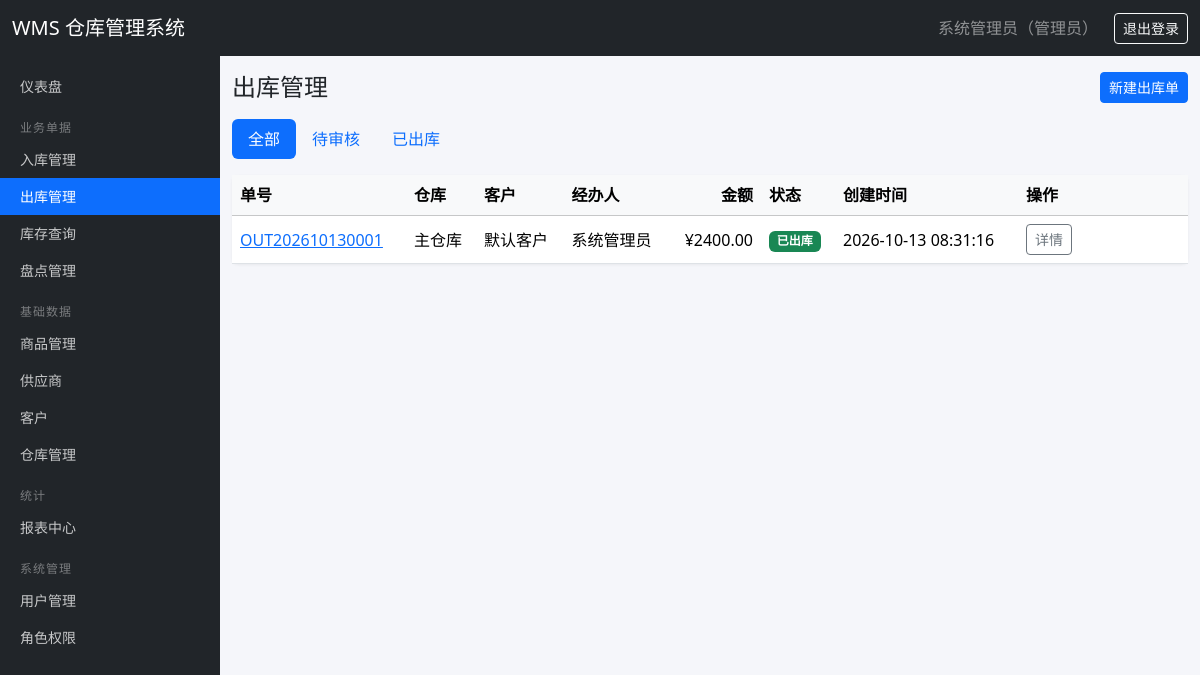
Screenshot of /stock-out/ (signed in) with the database file from the repository.
### tables this page shows
CREATE TABLE users (
    id INTEGER PRIMARY KEY AUTOINCREMENT,
    username TEXT UNIQUE NOT NULL,
    password_hash TEXT NOT NULL,
    real_name TEXT DEFAULT '',
    email TEXT DEFAULT '',
    phone TEXT DEFAULT '',
    is_active INTEGER DEFAULT 1,
    created_at TEXT DEFAULT (datetime('now', 'localtime'))
);

CREATE TABLE roles (
    id INTEGER PRIMARY KEY AUTOINCREMENT,
    name TEXT UNIQUE NOT NULL,
    description TEXT DEFAULT '',
    created_at TEXT DEFAULT (datetime('now', 'localtime'))
);

CREATE TABLE stock_out (
    id INTEGER PRIMARY KEY AUTOINCREMENT,
    code TEXT UNIQUE NOT NULL,
    warehouse_id INTEGER NOT NULL REFERENCES warehouses(id),
    customer_id INTEGER REFERENCES customers(id),
    operator_id INTEGER REFERENCES users(id),
    total_amount REAL DEFAULT 0,
    status TEXT DEFAULT 'pending',
    remark TEXT DEFAULT '',
    created_at TEXT DEFAULT (datetime('now', 'localtime'))
);

CREATE TABLE warehouses (
    id INTEGER PRIMARY KEY AUTOINCREMENT,
    name TEXT NOT NULL,
    location TEXT DEFAULT '',
    remark TEXT DEFAULT ''
);

CREATE TABLE customers (
    id INTEGER PRIMARY KEY AUTOINCREMENT,
    name TEXT NOT NULL,
    contact TEXT DEFAULT '',
    phone TEXT DEFAULT '',
    address TEXT DEFAULT '',
    remark TEXT DEFAULT ''
);

### routes/stock_out.py (the view)
@bp.route('/')
@permission_required('stock_out:view')
def index():
    status = request.args.get('status', '')
    sql = '''SELECT o.*, w.name AS warehouse_name, c.name AS customer_name, COALESCE(NULLIF(u.real_name, ''), u.username) AS operator_name
             FROM stock_out o
             LEFT JOIN warehouses w ON w.id = o.warehouse_id
             LEFT JOIN customers c ON c.id = o.customer_id
             LEFT JOIN users u ON u.id = o.operator_id'''
    params = []
    if status in ('pending', 'approved'):
        sql += ' WHERE o.status = ?'
        params.append(status)
    sql += ' ORDER BY o.id DESC'
    orders = get_db().execute(sql, params).fetchall()
    return render_template('stock_out_list.html', orders=orders, status=status)

### auth.py (called while the page is built)
def load_user_permissions(user_id):
    rows = get_db().execute(
        '''SELECT DISTINCT p.code FROM permissions p
           JOIN role_permissions rp ON rp.permission_id = p.id
           JOIN user_roles ur ON ur.role_id = rp.role_id
           WHERE ur.user_id = ?''', (user_id,)).fetchall()
    return {r['code'] for r in rows}

@login_manager.user_loader
def load_user(user_id):
    row = get_db().execute('SELECT * FROM users WHERE id = ?', (user_id,)).fetchone()
    if row is None or not row['is_active']:
        return None
    return User(row, load_user_permissions(row['id']))

def permission_required(code):
    def decorator(view):
        @wraps(view)
        def wrapped(*args, **kwargs):
            if not current_user.is_authenticated:
                return login_manager.unauthorized()
            if not current_user.has_perm(code):
                abort(403)
            return view(*args, **kwargs)
        return wrapped
    return decorator

    @property
    def is_active(self):
        return self._active

    def has_perm(self, code):
        return code in self.permissions

    def role_names(self):
        rows = get_db().execute(
            '''SELECT r.name FROM roles r
               JOIN user_roles ur ON ur.role_id = r.id
               WHERE ur.user_id = ?''', (self.id,)).fetchall()
        return '、'.join(r['name'] for r in rows) or '未分配角色'

### db.py (called while the page is built)
def get_db():
    if 'db' not in g:
        g.db = sqlite3.connect(current_app.config['DATABASE'])
        g.db.row_factory = sqlite3.Row
        g.db.execute('PRAGMA foreign_keys = ON')
    return g.db

### templates/stock_out_list.html (shortened to what this page needs)
{% extends "base.html" %}
{% block content %}
<div class="d-flex justify-content-between align-items-center mb-3">
  <h4 class="mb-0">出库管理</h4>
  {% if current_user.has_perm('stock_out:create') %}
  <a class="btn btn-primary btn-sm" href="{{ url_for('stock_out.create') }}">新建出库单</a>
  {% endif %}
</div>
<ul class="nav nav-pills mb-3">
  <li class="nav-item"><a class="nav-link {{ 'active' if not status }}" href="{{ url_for('stock_out.index') }}">全部</a></li>
  <li class="nav-item"><a class="nav-link {{ 'active' if status == 'pending' }}" href="{{ url_for('stock_out.index', status='pending') }}">待审核</a></li>
  <li class="nav-item"><a class="nav-link {{ 'active' if status == 'approved' }}" href="{{ url_for('stock_out.index', status='approved') }}">已出库</a></li>
</ul>
<div class="card">
  <div class="table-responsive">
    <table class="table table-hover align-middle mb-0">
      <thead class="table-light">
        <tr>
          <th>单号</th><th>仓库</th><th>客户</th><th>经办人</th>
          <th class="text-end">金额</th><th>状态</th><th>创建时间</th><th style="width:170px">操作</th>
        </tr>
      </thead>
      <tbody>
        {% for o in orders %}
        <tr>
          <td><a href="{{ url_for('stock_out.detail', oid=o.id) }}">{{ o.code }}</a></td>
          <td>{{ o.warehouse_name }}</td>
          <td>{{ o.customer_name or '-' }}</td>
          <td>{{ o.operator_name }}</td>
          <td class="text-end">¥{{ '%.2f'|format(o.total_amount) }}</td>
          <td>
            {% if o.status == 'pending' %}<span class="badge text-bg-warning">待审核</span>
            {% else %}<span class="badge text-bg-success">已出库</span>{% endif %}
          </td>
          <td>{{ o.created_at }}</td>
          <td>
            <a class="btn btn-sm btn-outline-secondary" href="{{ url_for('stock_out.detail', oid=o.id) }}">详情</a>
          </td>
        </tr>
        {% else %}
        <tr><td colspan="8" class="text-center text-muted py-4">暂无出库单</td></tr>
        {% endfor %}
      </tbody>
    </table>
  </div>
</div>
{% endblock %}

### templates/base.html (shortened to what this page needs)
<!doctype html>
<html lang="zh-CN">
<head>
  <link href="https://cdn.jsdelivr.net/npm/bootstrap@5.3.3/dist/css/bootstrap.min.css" rel="stylesheet">
  <link rel="stylesheet" href="{{ url_for('static', filename='css/style.css') }}">
</head>
<body>
<nav class="navbar navbar-dark bg-dark fixed-top">
  <div class="container-fluid">
    <a class="navbar-brand" href="{{ url_for('dashboard.index') }}">WMS 仓库管理系统</a>
    <div class="d-flex align-items-center text-white-50">
      {% if current_user.is_authenticated %}
        <span class="me-3">{{ current_user.real_name or current_user.username }}（{{ current_user.role_names() }}）</span>
        <a class="btn btn-sm btn-outline-light" href="{{ url_for('auth.logout') }}">退出登录</a>
      {% else %}
        <a class="btn btn-sm btn-outline-light" href="{{ url_for('auth.login') }}">登录</a>
      {% endif %}
    </div>
  </div>
</nav>
{% if current_user.is_authenticated %}
<nav class="sidebar">
  <ul class="nav flex-column">
    <li class="nav-item">
      <a class="nav-link {{ 'active' if request.blueprint == 'dashboard' }}" href="{{ url_for('dashboard.index') }}">仪表盘</a>
    </li>
    {% if current_user.has_perm('stock_in:view') or current_user.has_perm('stock_out:view') or current_user.has_perm('inventory:view') or current_user.has_perm('stock_check:view') %}
    <li class="menu-header">业务单据</li>
      {% if current_user.has_perm('stock_in:view') %}
      <li class="nav-item"><a class="nav-link {{ 'active' if request.blueprint == 'stock_in' }}" href="{{ url_for('stock_in.index') }}">入库管理</a></li>
      {% endif %}
      {% if current_user.has_perm('stock_out:view') %}
      <li class="nav-item"><a class="nav-link {{ 'active' if request.blueprint == 'stock_out' }}" href="{{ url_for('stock_out.index') }}">出库管理</a></li>
      {% endif %}
      {% if current_user.has_perm('inventory:view') %}
      <li class="nav-item"><a class="nav-link {{ 'active' if request.blueprint == 'inventory' }}" href="{{ url_for('inventory.index') }}">库存查询</a></li>
      {% endif %}
      {% if current_user.has_perm('stock_check:view') %}
      <li class="nav-item"><a class="nav-link {{ 'active' if request.blueprint == 'stock_check' }}" href="{{ url_for('stock_check.index') }}">盘点管理</a></li>
      {% endif %}
    {% endif %}
    {% if current_user.has_perm('product:view') or current_user.has_perm('supplier:view') or current_user.has_perm('customer:view') or current_user.has_perm('warehouse:view') %}
    <li class="menu-header">基础数据</li>
      {% if current_user.has_perm('product:view') %}
      <li class="nav-item"><a class="nav-link {{ 'active' if request.blueprint == 'product' }}" href="{{ url_for('product.index') }}">商品管理</a></li>
      {% endif %}
      {% if current_user.has_perm('supplier:view') %}
      <li class="nav-item"><a class="nav-link {{ 'active' if request.blueprint == 'supplier' }}" href="{{ url_for('supplier.index') }}">供应商</a></li>
      {% endif %}
      {% if current_user.has_perm('customer:view') %}
      <li class="nav-item"><a class="nav-link {{ 'active' if request.blueprint == 'customer' }}" href="{{ url_for('customer.index') }}">客户</a></li>
      {% endif %}
      {% if current_user.has_perm('warehouse:view') %}
      <li class="nav-item"><a class="nav-link {{ 'active' if request.blueprint == 'warehouse' }}" href="{{ url_for('warehouse.index') }}">仓库管理</a></li>
      {% endif %}
    {% endif %}
    {% if current_user.has_perm('report:view') %}
    <li class="menu-header">统计</li>
    <li class="nav-item"><a class="nav-link {{ 'active' if request.blueprint == 'report' }}" href="{{ url_for('report.index') }}">报表中心</a></li>
    {% endif %}
    {% if current_user.has_perm('user:view') or current_user.has_perm('role:view') %}
    <li class="menu-header">系统管理</li>
      {% if current_user.has_perm('user:view') %}
      <li class="nav-item"><a class="nav-link {{ 'active' if request.blueprint == 'user' }}" href="{{ url_for('user.index') }}">用户管理</a></li>
      {% endif %}
      {% if current_user.has_perm('role:view') %}
      <li class="nav-item"><a class="nav-link {{ 'active' if request.blueprint == 'role' }}" href="{{ url_for('role.index') }}">角色权限</a></li>
      {% endif %}
    {% endif %}
  </ul>
</nav>
{% endif %}
<main class="{{ 'with-sidebar' if current_user.is_authenticated else 'no-sidebar' }}">
  <div class="container-fluid py-3">
    {% block content %}{% endblock %}
  </div>
</main>
</body>
</html>

### static/css/style.css (style rules this page uses)
body { padding-top: 56px; background-color: #f5f6fa; }
.sidebar { position: fixed; top: 56px; left: 0; bottom: 0; width: 220px; background: #212529; overflow-y: auto; padding: 12px 0; z-index: 1000; }
.sidebar .nav-link { color: rgba(255, 255, 255, 0.75); padding: 8px 20px; font-size: 14px; }
.sidebar .nav-link.active { color: #fff; background: #0d6efd; }
.sidebar .menu-header { color: rgba(255, 255, 255, 0.4); font-size: 12px; padding: 14px 20px 4px; text-transform: uppercase; letter-spacing: 1px; }
main.with-sidebar { margin-left: 220px; }
.card { border: none; box-shadow: 0 1px 3px rgba(0, 0, 0, 0.06); }

### rows the page displays
users: real_name "系统管理员"
roles: role_names "管理员"
stock_out: code "OUT202610130001", warehouse_name "主仓库", name "默认客户", operator_name "系统管理员", total_amount "2400.00", status "已出库", created_at "2026-10-13 08:31:16"
